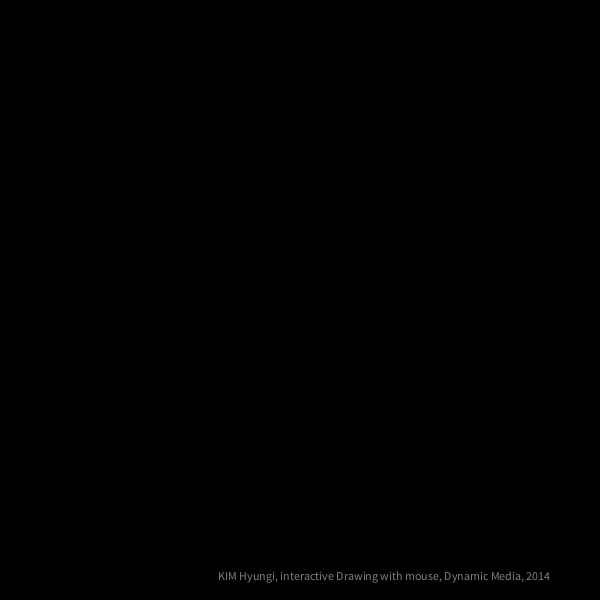
Frame 1 (no input)
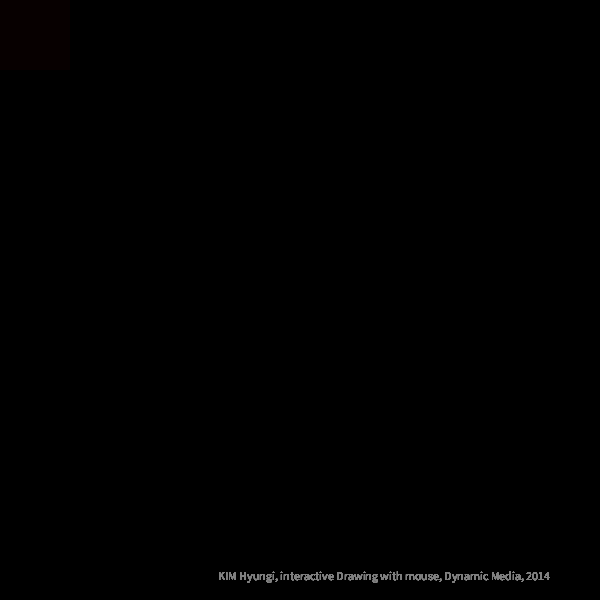
Frame 60 (the mouse pressed at the canvas centre just before this capture)
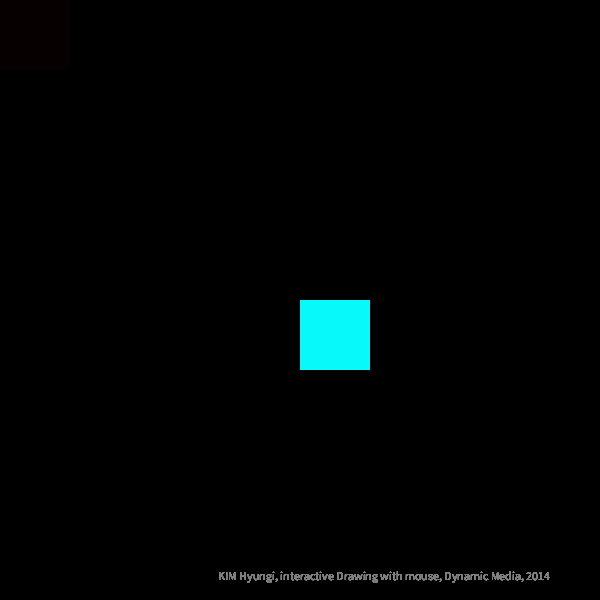
Frame 120 (the mouse held since frame 60 and released just before this capture)

The Processing sketch that drew these frames (run headless with seeded random() and noise(); from frame 60 on, the mouse is pressed at the canvas centre):

// Processing sketch: processing_149060
// ── processing_149060.pde

float xLast;
float yLast;

void setup() {
  size(600, 600);
  smooth();
  background(0);
}
void draw() {
      noStroke();
    fill(10,mouseX,mouseY,20);
    rect(mouseX, mouseY, 70, 70);
     title();
    xLast = pmouseX;
    yLast = pmouseY;
  }
 
 
void title() {
  fill(127);
  textAlign(RIGHT);
  text("KIM Hyungi, interactive Drawing with mouse, Dynamic Media, 2014", width-50, height-20);
}
